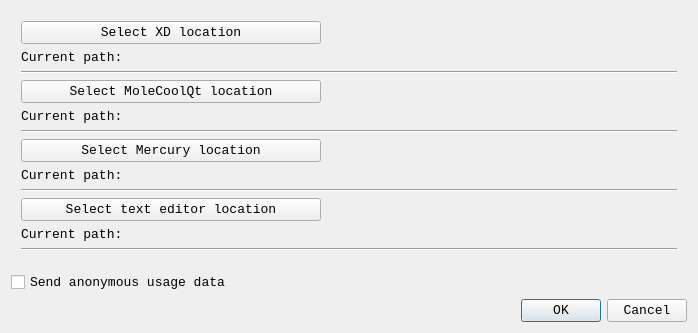
<?xml version="1.0" encoding="UTF-8"?>
<ui version="4.0">
 <class>pref</class>
 <widget class="QDialog" name="pref">
  <property name="windowModality">
   <enum>Qt::NonModal</enum>
  </property>
  <property name="geometry">
   <rect>
    <x>0</x>
    <y>0</y>
    <width>698</width>
    <height>333</height>
   </rect>
  </property>
  <property name="font">
   <font>
    <family>Consolas</family>
    <pointsize>10</pointsize>
   </font>
  </property>
  <property name="windowTitle">
   <string>Preferences</string>
  </property>
  <property name="windowIcon">
   <iconset>
    <normaloff>res/flatearth.png</normaloff>res/flatearth.png</iconset>
  </property>
  <layout class="QGridLayout" name="gridLayout">
   <item row="0" column="0">
    <layout class="QVBoxLayout" name="verticalLayout_3">
     <property name="leftMargin">
      <number>10</number>
     </property>
     <property name="topMargin">
      <number>10</number>
     </property>
     <property name="rightMargin">
      <number>10</number>
     </property>
     <property name="bottomMargin">
      <number>10</number>
     </property>
     <item>
      <widget class="QPushButton" name="chooseXDPathBut">
       <property name="maximumSize">
        <size>
         <width>300</width>
         <height>16777215</height>
        </size>
       </property>
       <property name="text">
        <string>Select XD location</string>
       </property>
      </widget>
     </item>
     <item>
      <widget class="QLabel" name="settingsXDLab">
       <property name="text">
        <string>Current path:</string>
       </property>
      </widget>
     </item>
     <item>
      <widget class="Line" name="line">
       <property name="orientation">
        <enum>Qt::Horizontal</enum>
       </property>
      </widget>
     </item>
     <item>
      <widget class="QPushButton" name="chooseMoleCoolPath">
       <property name="maximumSize">
        <size>
         <width>300</width>
         <height>16777215</height>
        </size>
       </property>
       <property name="text">
        <string>Select MoleCoolQt location</string>
       </property>
      </widget>
     </item>
     <item>
      <widget class="QLabel" name="settingsMoleCoolLab">
       <property name="text">
        <string>Current path: </string>
       </property>
      </widget>
     </item>
     <item>
      <widget class="Line" name="line_2">
       <property name="orientation">
        <enum>Qt::Horizontal</enum>
       </property>
      </widget>
     </item>
     <item>
      <widget class="QPushButton" name="chooseMercPathBut">
       <property name="maximumSize">
        <size>
         <width>300</width>
         <height>16777215</height>
        </size>
       </property>
       <property name="text">
        <string>Select Mercury location</string>
       </property>
      </widget>
     </item>
     <item>
      <widget class="QLabel" name="chooseMercPathLab">
       <property name="text">
        <string>Current path:</string>
       </property>
      </widget>
     </item>
     <item>
      <widget class="Line" name="line_3">
       <property name="orientation">
        <enum>Qt::Horizontal</enum>
       </property>
      </widget>
     </item>
     <item>
      <widget class="QPushButton" name="chooseTextPathBut">
       <property name="maximumSize">
        <size>
         <width>300</width>
         <height>16777215</height>
        </size>
       </property>
       <property name="text">
        <string>Select text editor location</string>
       </property>
      </widget>
     </item>
     <item>
      <widget class="QLabel" name="chooseTextPathLab">
       <property name="text">
        <string>Current path:</string>
       </property>
      </widget>
     </item>
     <item>
      <widget class="Line" name="line_4">
       <property name="orientation">
        <enum>Qt::Horizontal</enum>
       </property>
      </widget>
     </item>
     <item>
      <spacer name="verticalSpacer_2">
       <property name="orientation">
        <enum>Qt::Vertical</enum>
       </property>
       <property name="sizeHint" stdset="0">
        <size>
         <width>20</width>
         <height>40</height>
        </size>
       </property>
      </spacer>
     </item>
    </layout>
   </item>
   <item row="2" column="0">
    <widget class="QDialogButtonBox" name="buttonBox">
     <property name="orientation">
      <enum>Qt::Horizontal</enum>
     </property>
     <property name="standardButtons">
      <set>QDialogButtonBox::Cancel|QDialogButtonBox::Ok</set>
     </property>
    </widget>
   </item>
   <item row="1" column="0">
    <widget class="QCheckBox" name="anonDatBox">
     <property name="text">
      <string>Send anonymous usage data</string>
     </property>
    </widget>
   </item>
  </layout>
 </widget>
 <resources/>
 <connections>
  <connection>
   <sender>buttonBox</sender>
   <signal>accepted()</signal>
   <receiver>pref</receiver>
   <slot>accept()</slot>
   <hints>
    <hint type="sourcelabel">
     <x>248</x>
     <y>254</y>
    </hint>
    <hint type="destinationlabel">
     <x>157</x>
     <y>274</y>
    </hint>
   </hints>
  </connection>
  <connection>
   <sender>buttonBox</sender>
   <signal>rejected()</signal>
   <receiver>pref</receiver>
   <slot>reject()</slot>
   <hints>
    <hint type="sourcelabel">
     <x>316</x>
     <y>260</y>
    </hint>
    <hint type="destinationlabel">
     <x>286</x>
     <y>274</y>
    </hint>
   </hints>
  </connection>
 </connections>
</ui>
